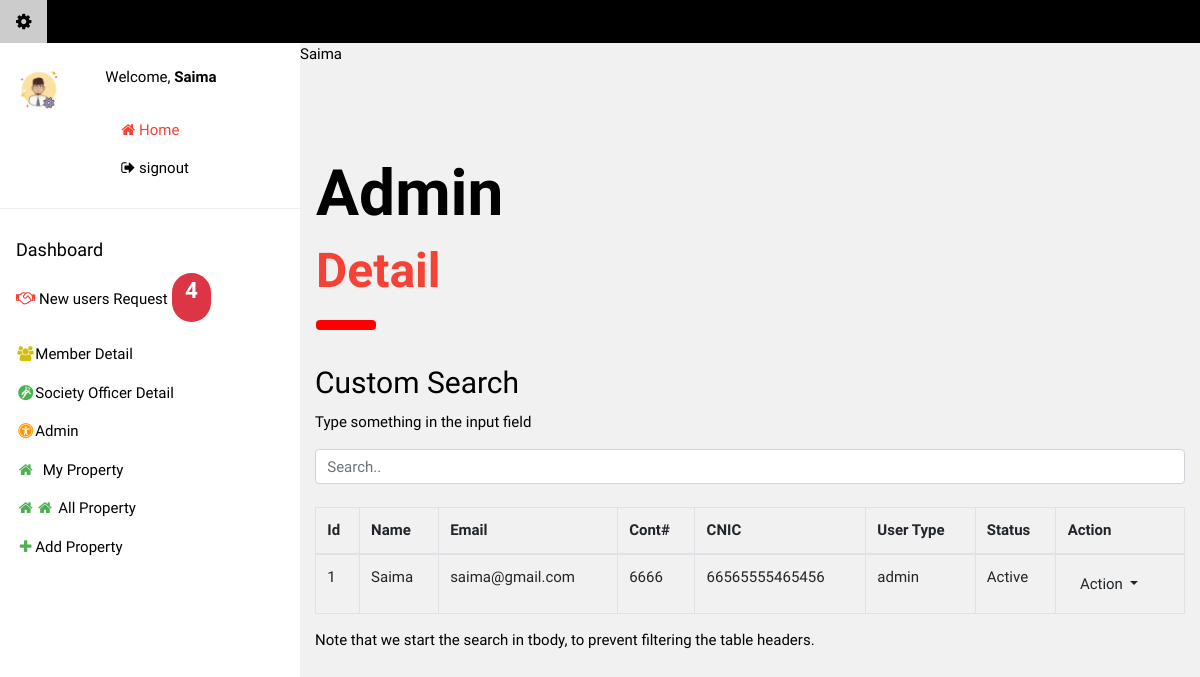
The page /admin_panel/admin_detail.php (signed in) on the database its author committed.
### tables this page shows
CREATE TABLE `users_details` (
  `id` int(11) NOT NULL,
  `login_id` int(11) DEFAULT NULL,
  `cnic` varchar(250) DEFAULT NULL,
  `address` varchar(250) DEFAULT NULL,
  `mobile_number` varchar(20) DEFAULT NULL,
  `image` varchar(345) DEFAULT NULL
);

### admin_panel/admin_detail.php (the view, shortened to what this page needs)
<?php
include "admin_header.php";
require_once "../db.php";
?>
<div class="w3-container" style="margin-top:80px" id="showcase">
  <h1 class="w3-jumbo"><b>Admin</b></h1>
  <h1 class="w3-xxxlarge w3-text-red"><b>Detail</b></h1>
  <hr style="width:50px;border:5px solid red" class="w3-round">
</div>
<div class="container mt-3">
  <h2>Custom Search</h2>
  <p>Type something in the input field</p>
  <input class="form-control" id="myInput" type="text" placeholder="Search..">
  <br>
  <table class="table table-bordered" id="Table">
    <thead>
      <tr>
        <th> Id</th>
        <th>Name</th>
        <th>Email</th>
        <th>Cont#</th>
        <th>CNIC</th>
        <th>User Type</th>
        <th>Status</th>
        <th>Action</th>
      </tr>
    </thead>
    <tbody id="myTable">
      <?php
      $sql = "SELECT *, login.login_id as id FROM `login` "
      . " LEFT JOIN users_details ON users_details.login_id = login.login_id"
      . " where type in('admin') "
      . ";";
      $result = $conn->query($sql);
      if ($result->num_rows > 0):
      while($row = $result->fetch_assoc()):
      ?>
      <tr <?php if($row['status'] =="blocked")echo"class='danger'";?>>
        <td><?=$row['id']?></td>
        <td><?=$row['name']?></td>
        <td><?=$row['email']?></td>
        <td><?=$row['mobile_number']?></td>
        <td><?=$row['cnic']?></td>
        <td><?=$row['type']?></td>
        <td><?=$row['status']?></td>
        <td>
          <div class = "dropdown">
            <button type = "button" class = "btn dropdown-toggle" id = "dropdownMenu1" data-toggle = "dropdown">
            Action
            </button>
          </div>
        </td>
      </tr>
      <?php endwhile;endif;?>
    </tbody>
  </table>
  <p>Note that we start the search in tbody, to prevent filtering the table headers.</p>
</div>
<link rel="stylesheet" type="text/css" href="https://cdn.datatables.net/v/dt/dt-1.10.18/datatables.min.css"/>

### assets/css/w3.css (style rules this page uses)
html { box-sizing:border-box }
*,*:before,*:after { box-sizing:inherit }
html { -ms-text-size-adjust:100%;-webkit-text-size-adjust:100% }
body { margin:0 }
b,strong { font-weight:bolder }
hr { box-sizing:content-box;height:0;overflow:visible }
button,input,select,textarea,optgroup { font:inherit;margin:0 }
button,input { overflow:visible }
button,select { text-transform:none }
button,[type=button],[type=reset],[type=submit] { -webkit-appearance:button }
html,body { font-family:Verdana,sans-serif;font-size:15px;line-height:1.5 }
html { overflow-x:hidden }
h1 { font-size:36px }
h2 { font-size:30px }
h1,h2,h3,h4,h5,h6 { font-family:"Segoe UI",Arial,sans-serif;font-weight:400;margin:10px 0 }
hr { border:0;border-top:1px solid #eee;margin:20px 0 }
.w3-container:after,.w3-container:before,.w3-panel:after,.w3-panel:before,.w3-row:after,.w3-row:before,.w3-row-padding:after,.w3-row-padding:before, .w3-cell-row:before,.w3-cell-row:after,.w3-clear:after,.w3-clear:before,.w3-bar:before,.w3-bar:after { content:"";display:table;clear:both }
.w3-round,.w3-round-medium { border-radius:4px }
.w3-container,.w3-panel { padding:0.01em 16px }
.w3-xxxlarge { font-size:48px!important }
.w3-jumbo { font-size:64px!important }
.w3-light-grey,.w3-hover-light-grey:hover,.w3-light-gray,.w3-hover-light-gray:hover { color:#000!important;background-color:#f1f1f1!important }
.w3-text-red,.w3-hover-text-red:hover { color:#f44336!important }

### admin_panel/admin_header.php (style rules this page uses)
html,body,h1,h2,h3,h4,h5 { font-family: "Raleway", sans-serif }

### rows shown on the page
users_details: login.login_id "1", login.name "Saima", login.email "saima@gmail.com", mobile_number "6666", cnic "66565555465456", login.type "admin", login.status "Active"

### other values the page prints
$d['name'] "Saima"
